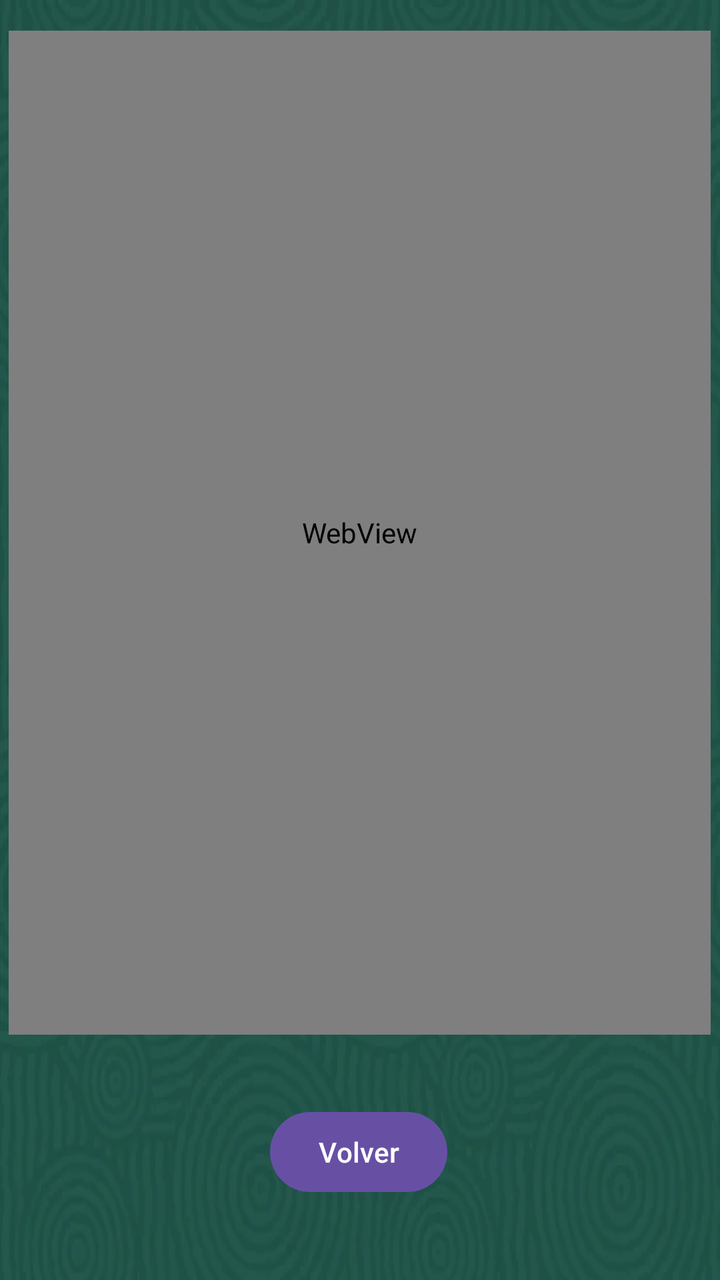
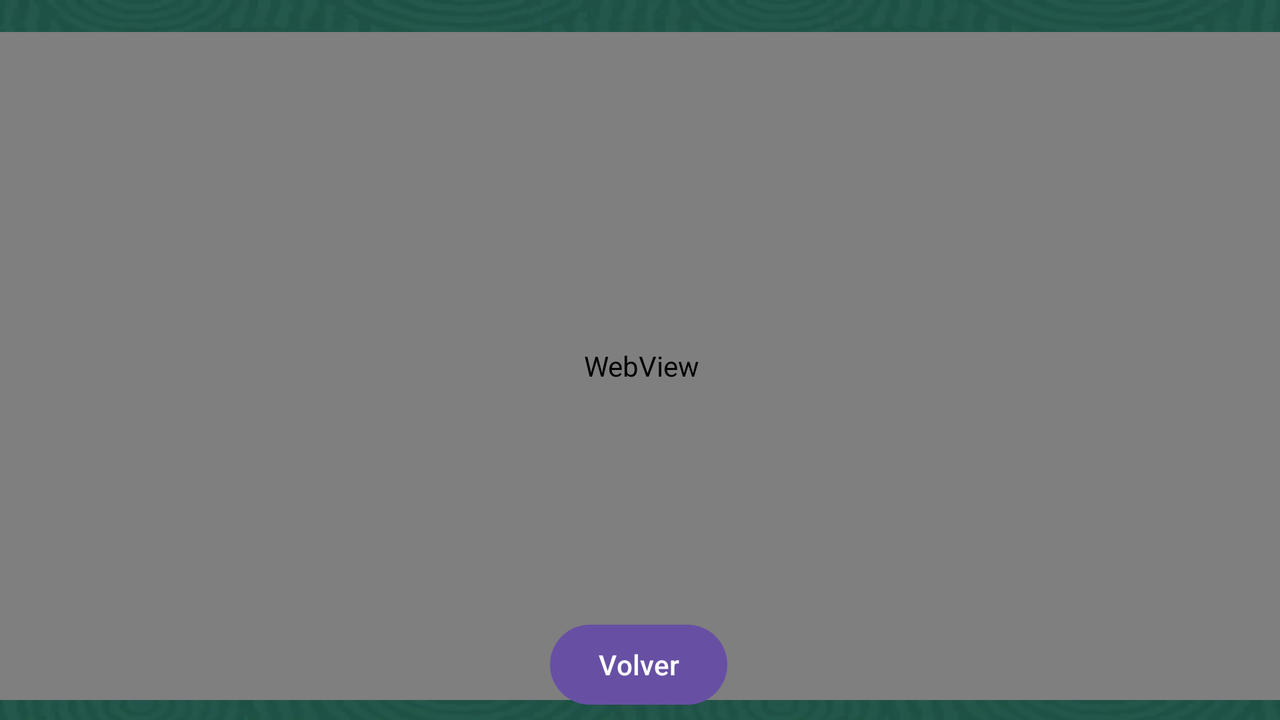

Compare how this app lays out the same screen by default and in its alternative resource folder. The renders come first, then the two layout files and the values they reference.
<!-- AndroidManifest.xml: application theme Theme.SprintFinalAndroidStudioJava -->
<!-- res/layout/second_activity.xml -->
<androidx.constraintlayout.widget.ConstraintLayout xmlns:android="http://schemas.android.com/apk/res/android"
    xmlns:app="http://schemas.android.com/apk/res-auto"
    xmlns:tools="http://schemas.android.com/tools"
    android:layout_width="match_parent"
    android:layout_height="match_parent"
    android:background="@drawable/default_image"
    tools:context=".SecondActivity">

    <WebView
        android:id="@+id/internetpantalla"
        android:layout_width="351dp"
        android:layout_height="502dp"
        app:layout_constraintBottom_toTopOf="@+id/volver"
        app:layout_constraintEnd_toEndOf="parent"
        app:layout_constraintHorizontal_bias="0.494"
        app:layout_constraintStart_toStartOf="parent"
        app:layout_constraintTop_toTopOf="parent"
        app:layout_constraintVertical_bias="0.306" />

    <Button
        android:id="@+id/volver"
        android:layout_width="wrap_content"
        android:layout_height="wrap_content"
        android:layout_marginBottom="40dp"
        android:text="Volver"
        android:textColorLink="#FFEB3B"
        app:layout_constraintBottom_toBottomOf="parent"
        app:layout_constraintEnd_toEndOf="parent"
        app:layout_constraintHorizontal_bias="0.498"
        app:layout_constraintStart_toStartOf="parent" />

</androidx.constraintlayout.widget.ConstraintLayout>
<!-- resources referenced by this layout -->
<resources>
  <!-- drawable default_image: webp bitmap (drawable, 15478 bytes) -->
  <style name="Theme.SprintFinalAndroidStudioJava" parent="Base.Theme.SprintFinalAndroidStudioJava" />
  <style name="Base.Theme.SprintFinalAndroidStudioJava" parent="Theme.Material3.DayNight.NoActionBar">
          
          
      </style>
</resources>
<!-- res/layout-land/second_activity.xml (the repository's variant of the layout above) -->
<!-- drawn on the phone turned sideways -->
<androidx.constraintlayout.widget.ConstraintLayout xmlns:android="http://schemas.android.com/apk/res/android"
    xmlns:app="http://schemas.android.com/apk/res-auto"
    xmlns:tools="http://schemas.android.com/tools"
    android:layout_width="match_parent"
    android:layout_height="match_parent"
    android:background="@drawable/default_image"
    tools:context=".SecondActivity">

    <WebView
        android:id="@+id/internetpantalla"
        android:layout_width="650dp"
        android:layout_height="334dp"
        android:layout_marginTop="16dp"
        app:layout_constraintEnd_toEndOf="parent"
        app:layout_constraintHorizontal_bias="0.493"
        app:layout_constraintStart_toStartOf="parent"
        app:layout_constraintTop_toTopOf="parent" />

    <Button
        android:id="@+id/volver"
        android:layout_width="wrap_content"
        android:layout_height="wrap_content"
        android:text="Volver"
        android:textColorLink="#FFEB3B"
        app:layout_constraintBottom_toBottomOf="parent"
        app:layout_constraintEnd_toEndOf="parent"
        app:layout_constraintHorizontal_bias="0.499"
        app:layout_constraintStart_toStartOf="parent"
        app:layout_constraintTop_toTopOf="parent"
        app:layout_constraintVertical_bias="0.988" />

</androidx.constraintlayout.widget.ConstraintLayout>
